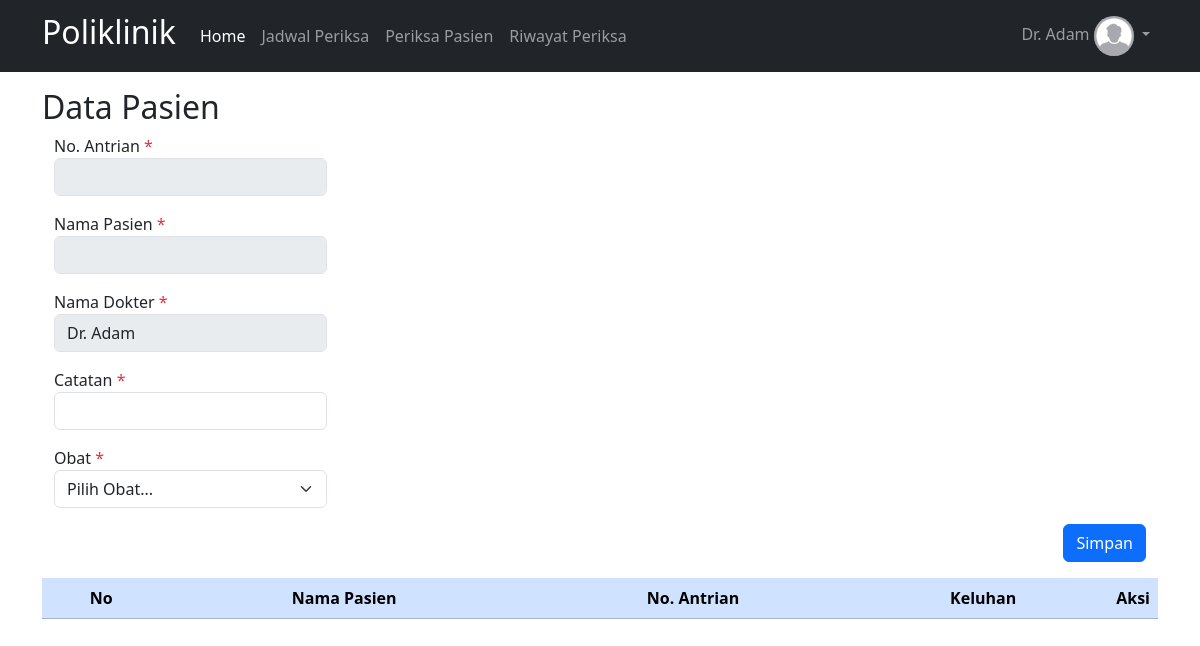
Page /dashboardDokter.php?page=periksa (signed in) on the earlier database version.
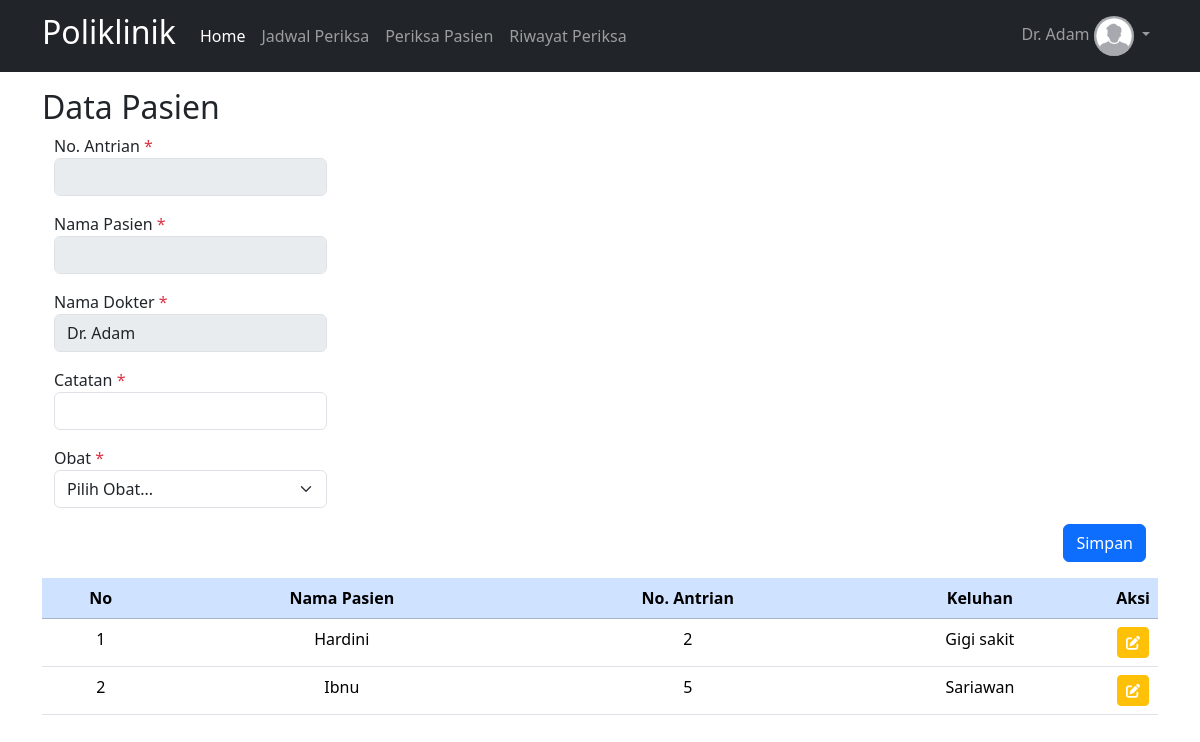
Same page on the later database version.
### tables this page shows
CREATE TABLE `daftar_poli` (
  `id` int(10) UNSIGNED NOT NULL,
  `id_pasien` int(10) UNSIGNED NOT NULL,
  `id_jadwal` int(10) UNSIGNED NOT NULL,
  `keluhan` text NOT NULL,
  `no_antrian` int(10) UNSIGNED NOT NULL,
  `tanggal` timestamp NOT NULL DEFAULT current_timestamp() ON UPDATE current_timestamp()
);

CREATE TABLE `pasien` (
  `id` int(10) UNSIGNED NOT NULL,
  `nama` varchar(255) NOT NULL,
  `alamat` varchar(255) NOT NULL,
  `no_ktp` varchar(255) NOT NULL,
  `no_hp` varchar(50) NOT NULL,
  `no_rm` varchar(25) NOT NULL
);

### periksa.php (the view, shortened to what this page needs)
<main id="periksapasien-page">
    <div class="container" style="margin-top: 5.5rem;">
        <div class="row">
            <h2 class="ps-0">Data Pasien</h2>
            <div class="container">
            <form action="" method="POST">
                    <?php
                        $nama_dokter= $_SESSION['nama'];
                        $catatan = '';
                        $nama_pasien = '';
                        $no_antrian = '';
                    ?>
                    <div class="mb-3 w-25">
                        <label for="no_antrian">No. Antrian <span class="text-danger">*</span></label>
                        <input disabled type="text" name="no_antrian" class="form-control" required value="<?php echo $no_antrian ?>">
                    </div>
                    <div class="mb-3 w-25">
                        <label for="id_pasien">Nama Pasien <span class="text-danger">*</span></label>
                        <input disabled type="text" name="id_pasien" class="form-control" required value="<?php echo $nama_pasien ?>">
                    </div>
                    <div class="mb-3 w-25">
                        <label for="id_dokter">Nama Dokter <span class="text-danger">*</span></label>
                        <input disabled type="text" name="id_dokter" class="form-control" required value="<?php echo $nama_dokter ?>">
                    </div>
                    <div class="mb-3 w-25">
                        <label for="catatan">Catatan <span class="text-danger">*</span></label>
                        <input type="text" name="catatan" class="form-control" required value="<?php echo $catatan ?>">
                    </div>
                    <div class="dropdown mb-3 w-25">
                        <label for="id_obat">Obat <span class="text-danger">*</span></label>
                        <select class="form-select" name="id_obat" aria-label="id_obat">
                            <option value="" selected>Pilih Obat...</option>
                        </select>
                    </div>
                    <div class="d-flex justify-content-end mt-2">
                        <button type="submit" name="simpanData" class="btn btn-primary">Simpan</button>
                    </div>
                </form>
            </div>
            <div class="table-responsive mt-3 px-0">
                <table class="table text-center">
                    <thead class="table-primary">
                        <tr>
                            <th valign="middle">No</th>
                            <th valign="middle">Nama Pasien</th>
                            <th valign="middle">No. Antrian</th>
                            <th valign="middle">Keluhan</th>
                            <th valign="middle" style="width: 0.5%;" colspan="2">Aksi</th>
                        </tr>
                    </thead>
                    <tbody>
                        <?php
                            $id_dokter = $_SESSION['id'];
                            $result = mysqli_query($mysqli, "
                                SELECT daftar_poli.*, pasien.nama AS nama, jadwal_periksa.hari, jadwal_periksa.jam_mulai, jadwal_periksa.jam_selesai
                                FROM daftar_poli
                                JOIN (
                                    SELECT id_pasien, MAX(tanggal) as max_tanggal
                                    FROM daftar_poli
                                    GROUP BY id_pasien
                                ) as latest_poli ON daftar_poli.id_pasien = latest_poli.id_pasien AND daftar_poli.tanggal = latest_poli.max_tanggal
                                JOIN jadwal_periksa ON daftar_poli.id_jadwal = jadwal_periksa.id
                                JOIN pasien ON daftar_poli.id_pasien = pasien.id
                                LEFT JOIN periksa ON daftar_poli.id = periksa.id_daftar_poli
                                WHERE jadwal_periksa.id_dokter = '$id_dokter' AND periksa.id_daftar_poli IS NULL
                            ");
                            $no = 1;
                            while ($data = mysqli_fetch_array($result)) :
                            ?>
                                <tr>
                                    <td><?php echo $no++ ?></td>
                                    <td><?php echo $data['nama'] ?></td>
                                    <td><?php echo $data['no_antrian'] ?></td>
                                    <td><?php echo $data['keluhan'] ?></td>
                                    <td>
                                        <a class="btn btn-sm btn-warning text-white" href="dashboardDokter.php?page=periksa&id=<?php echo $data['id'] ?>">
                                            <i class="fa-solid fa-pen-to-square"></i>
                                        </a>
                                    </td>
                                </tr>
                        <?php endwhile; ?>
                    </tbody>
                </table>
            </div>
        </div>
    </div>
</main>

Differences in the rows shown:
added daftar_poli: id_pasien.nama "Hardini", no_antrian "2", keluhan "Gigi sakit"
added daftar_poli: id_pasien.nama "Ibnu", no_antrian "5", keluhan "Sariawan"
